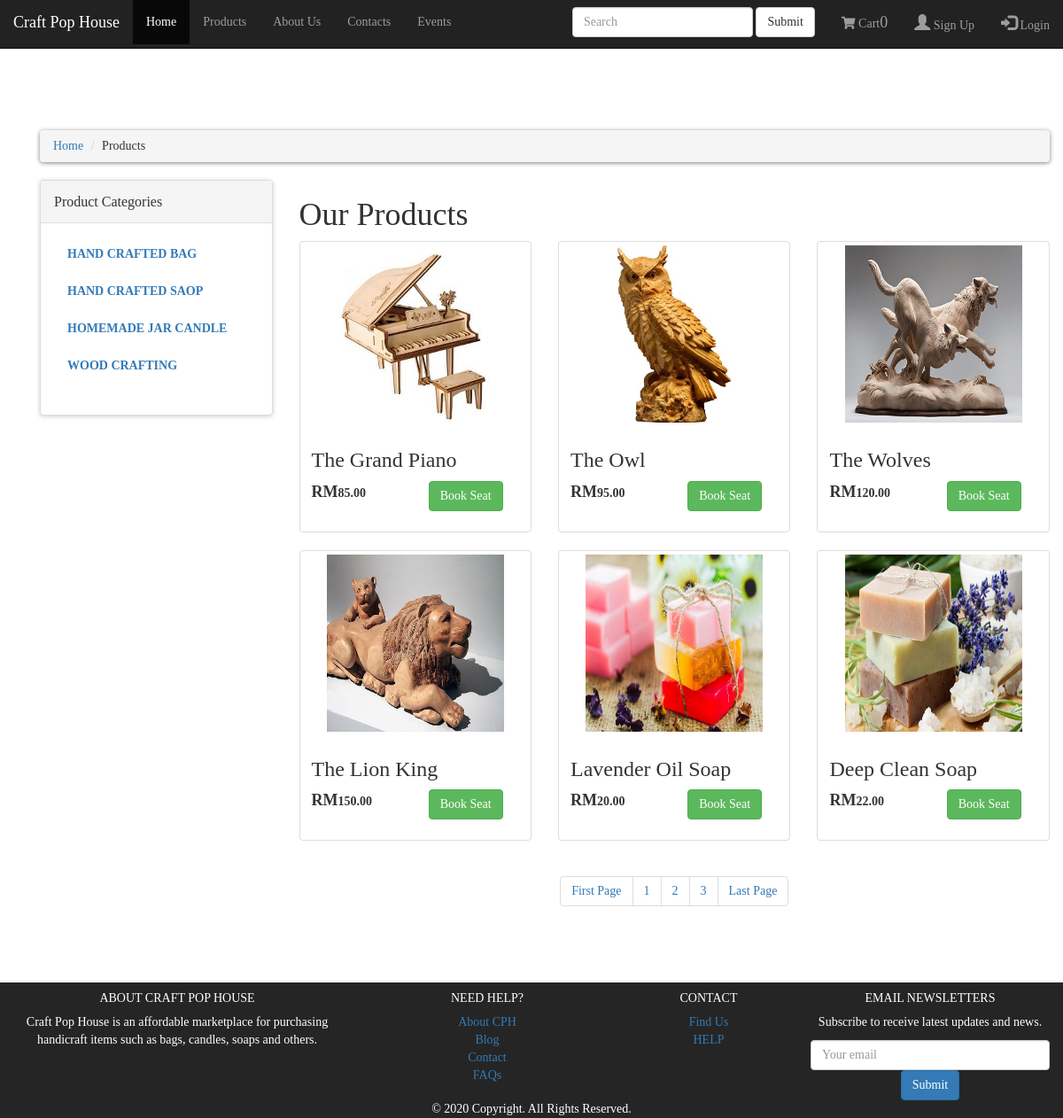
The page /products.php on the database as committed earlier.
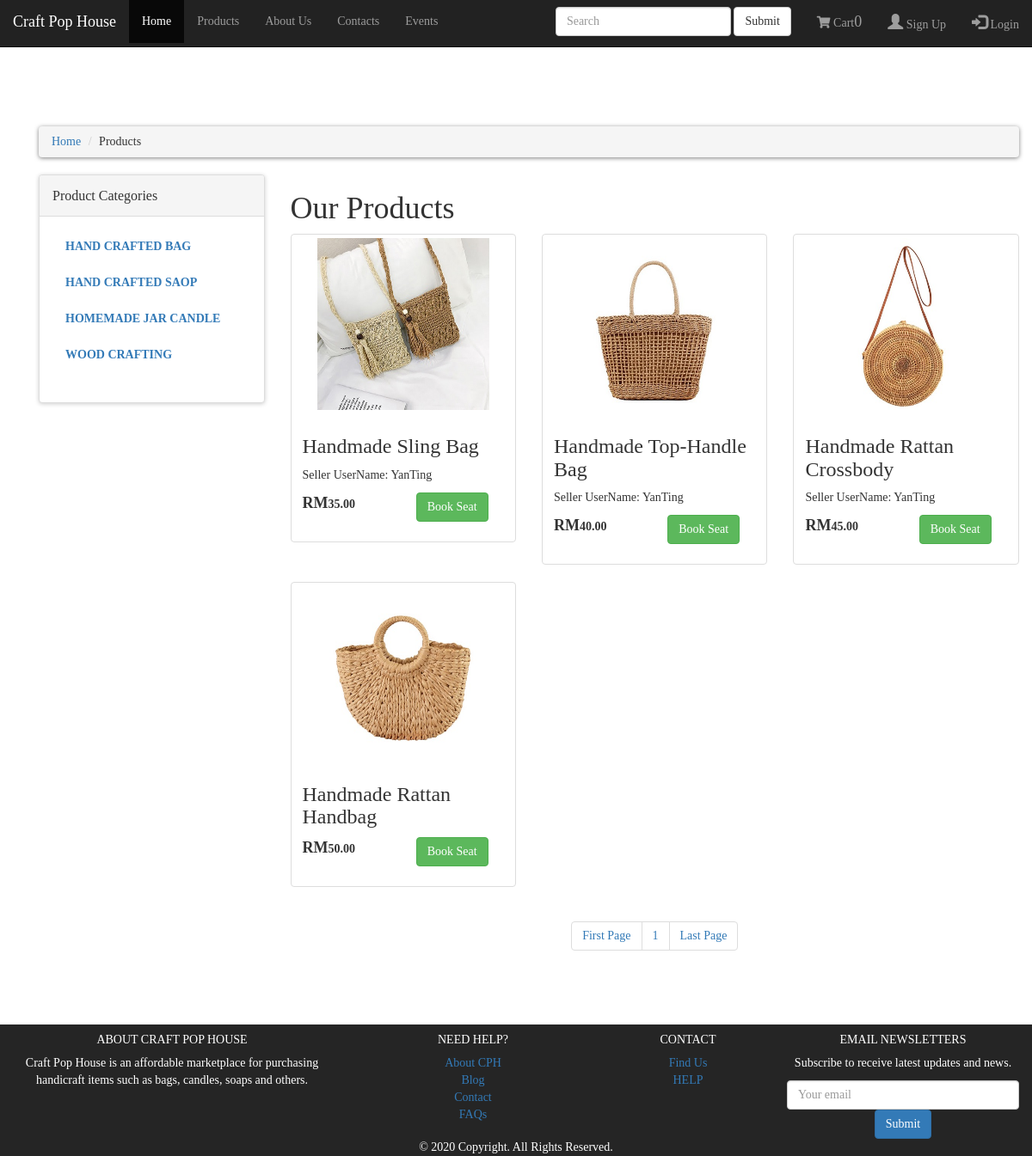
The same page on the database as committed later.
### tables this page shows
CREATE TABLE `products_categories` (
  `product_category_id` int(10) NOT NULL,
  `product_category_title` text NOT NULL,
  `product_category_desc` text NOT NULL
);

CREATE TABLE `products` (
  `product_id` int(11) NOT NULL,
  `seller_id` int(11) NOT NULL,
  `product_category_id` int(11) NOT NULL,
  `product_title` text NOT NULL,
  `product_img` text NOT NULL,
  `product_price` text NOT NULL,
  `product_description` text NOT NULL
);

CREATE TABLE `users` (
  `id` int(11) NOT NULL,
  `username` varchar(100) NOT NULL,
  `email` varchar(100) NOT NULL,
  `user_type` varchar(100) NOT NULL,
  `password` varchar(100) NOT NULL
);

### classes/cart.class.php (called while the page is built, shortened)
<?php
    class cart {
        private $cid;
        public $dbConn;
        function setCid($cid) { $this->cid = $cid; }
        public function __construct($conn) {
            $this->dbConn = $conn;
        }
        public function getAllCartItems() {
            $sql  = "SELECT c.*, p.product_price, p.product_img FROM cart c JOIN products p on c.pid = p.product_id WHERE cid = :cid";
            $stmt = $this->dbConn->prepare($sql);
            $stmt->bindParam('cid', $this->cid);
            $stmt->execute();
            $carts = $stmt->fetchAll(PDO::FETCH_ASSOC);
            return $carts;
        }
    }
?>

### classes/products.class.php (called while the page is built, shortened)
<?php
	class product {
		public $dbConn;
		public function __construct($conn) {
            $this->dbConn = $conn;
        }
		public function getAllProducts() {
			if(!isset($_GET['category'])){
							$per_page=6;
							if(isset($_GET['page']))
							{
								$page = $_GET['page'];
							}
								else{
								$page=1;
								$start_form =($page-1) * $per_page;
			$sql  = "SELECT * FROM products order by 1 DESC LIMIT $start_form,$per_page";
			$stmt = $this->dbConn->prepare($sql);
			$stmt->execute();
			$products = $stmt->fetchAll(PDO::FETCH_ASSOC);
			return $products;
								}
			}
		}
	}
 ?>

### products.php (the view, shortened to what this page needs)
<?php
	include("function.php");
?>
<!DOCTYPE html>
<html lang="en">
<head>
	<link rel="stylesheet" type="text/css" href="styles/category.css">
	<link href="styles/cart.css" rel="stylesheet" type="text/css">
	<link rel="stylesheet" href="https://maxcdn.bootstrapcdn.com/bootstrap/3.4.1/css/bootstrap.min.css">
    <link rel="stylesheet" href="https://cdnjs.cloudflare.com/ajax/libs/font-awesome/5.8.2/css/all.css" />
</head>
<body>
	<br>
	<br><br><br><br>
	<?php
		include "includes/nav_header.php";
	?>
	<div class="container">
		<?php
            $db   = new DbConnect();
            $conn = $db->connect();
		?>
		<div id="content">
			<div class='container'>
				<div class="row">
					<div class="col-md-10 col-md-offset-1">
					</div>
				<div class="col-md-12">
					<ul class="breadcrumb">
						<li><a href="code.php">Home</a></li>
						<li>Products</li>
					</ul>
				</div>
				<div class="col-md-3">
					<?php
					include("includes/sidebar.php");
					?>
				</div>
				<div class="col-md-9">
					<?php
						if(!isset($_GET['category'])){
						echo "
						<div class='box'>
							<h1>Our Products</h1>
						</div>
						";
						}
					?>
						<div class="row">
						<?php
							require 'classes/products.class.php';
							$objProduct = new product($conn);
							$products = $objProduct->getAllProducts();
							foreach ($products as $key => $product){
								if(!isset($_GET['category'])){
									$test = $product['seller_id'];
									$db = mysqli_connect('localhost', 'root', '', 'cph');
									$query = "SELECT * FROM users where id='$test'";
									$results = mysqli_query($db, $query);
							?>
							<div class="col-sm-6 col-md-4">
								<div class="thumbnail">
								  <img src="images/<?= $product['product_img']; ?>" alt="" style="width: 200px; height: 200px;">
								  <div class="caption">
									<h3><?= $product['product_title']; ?></h3>
									<?php
										while ($rows=mysqli_fetch_array($results)){
											$a = $rows['username'];
											echo "<p>Seller UserName: $a</p>";
										} ?>
									<p>
										<div class="row">
											<div class="col-sm-6 col-md-6">
												<strong> <span style="font-size: 18px;">RM</span><?= number_format( $product['product_price'], 2 ); ?></strong>
											</div>
											<div class="col-sm-6 col-md-6">
												<?php
													$disButton = "";
												 ?>
												<button id="cartBtn_<?=$product['product_id'];?>" <?php echo $disButton; ?> class="btn btn-success" onclick="addToCart(<?=$product['product_id'];?>, this.id); check_login(); " role="button">Book Seat</button>
											</div>
										</div>
									</p>
								  </div>
								</div>
							  </div>
							<?php }} ?>
						</div>
						<center>
							<ul class="pagination">
							<?php
							$per_page=6;
								$conn = mysqli_connect('localhost','root','','cph');
								$query = "SELECT * FROM products";
								$result = mysqli_query($conn,$query);
								$total = mysqli_num_rows($result);
								$num_pages = ceil($total / $per_page);
								echo "
								<li>
									<a href='products.php?page=1'>".'First Page'."</a>
								</li>
								";
								for ($page=1; $page<=$num_pages; $page++){
									echo "
								<li>
									<a href='products.php?page=" . $page . "'>" . $page . "</a>
								</li>
								";
								};
								echo "
								<li>
									<a href='products.php?page=$num_pages'>".'Last Page'."</a>
								</li>
								";
								?>
								</ul>
						</center>
				</div>
				</div>
			</div>
		</div>
	</div>
	<?php
		include "includes/footer.php";
	?>
</body>
</html>

### includes/nav_header.php (shortened to what this page needs)
<?php
	echo '<nav class="navbar navbar-fixed-top navbar-inverse">
			<div class="container-fluid">
				<div class="navbar-header">
				<a class="navbar-brand" href="index.php">Craft Pop House</a>
				</div>
				<ul class="nav navbar-nav">
					<li class="active"><a href="index.php">Home</a></li>
					<li><a href="products.php">Products</a></li>
					<li><a href="aboutus.php">About Us</a></li>
					<li><a href="contacts.php">Contacts</a></li>
					<li><a href="events.php">Events</a></li>
				</ul>';
				if(isset($_SESSION['user']))
				{
					echo '<ul class="nav navbar-nav navbar-right">
							  <li class="dropdown"><a class="dropdown-toggle" data-toggle="dropdown" href="#">'; echo $_SESSION["user"]["username"]; echo' <span class="caret"></span></a>
								<ul class="dropdown-menu">
								  <li><a href="#">Update Account</a></li>
								</ul>
							  </li>
							  <li><a href="logout.php"><span class="glyphicon glyphicon-log-in"></span> Sign Out</a></li>
						</ul>';
				}
				else
				{
					echo '<ul class="nav navbar-nav navbar-right">
							  <li><a href="registration.php"><span class="glyphicon glyphicon-user"></span> Sign Up</a></li>
							  <li><a href="login.php"><span class="glyphicon glyphicon-log-in"></span> Login</a></li>
						</ul>';
				}
				echo '<ul class="nav navbar-nav navbar-right">
						<li>
							<a href="cart.php" class="nav-item nav-link active">
							<i class="fas fa-shopping-cart"></i> Cart';
								$db   = new DbConnect();
								$conn = $db->connect();
								require 'classes/cart.class.php';
								$objCart = new cart($conn);
								$objCart->setCid($_SESSION['cid']);
								$cartItems = $objCart->getAllCartItems();
								$count = count($cartItems);
								echo "<span id=\"itemCount\" class=\"text-white\">$count</span>";
					echo '</a>
						</li>
					</ul>';
				echo '<form class="navbar-form navbar-right" action="/action_page.php">
						  <div class="form-group">
							<input type="text" class="form-control" placeholder="Search" name="search">
						  </div>
						  <button type="submit" class="btn btn-default">Submit</button>
					</form>';
			echo '</div>
		</nav>';
?>

### includes/sidebar.php
<div class="panel panel-default sidebar-menu">
	<div class="panel-heading">
		<h3 class="panel-title">Product Categories </h3>
	</div>
	<div class="panel-body">
		<ul class="nav nav-pills nav-stacked category-menu">
		<?php getCategory();?>
		</ul>
	</div>
</div>

### function.php (shortened to what this page needs)
<?php
	$connection=mysqli_connect('localhost','root','','cph');
	function getCategory()
	{
		global $connection;
		$get_category = "select * from products_categories";
		$run_category =mysqli_query($connection,$get_category);
		while($row_category=mysqli_fetch_array($run_category))
		{
			$category_id = $row_category['product_category_id'];
			$category_title = $row_category['product_category_title'];
			echo "
				<li>
					<a href='products.php?category=$category_id'>$category_title</a>
				</li>
			";
		}
	}
?>

### includes/footer.php
<?php
	echo '
	<footer class="page-footer font-small blue pt-4">
	  <div class="container-fluid text-center text-md-left">
		<div class="row">
			<div class="col-md-4 mt-md-0 mt-3" id="about">
			<h5 class="text-uppercase">About Craft Pop House</h5>
			<p>Craft Pop House is an affordable marketplace for purchasing handicraft items such as bags, candles, soaps and others.</p>
			</div>
			<div class="col-md-3">
			<h5 class="text-uppercase">Need Help?</h5>
			<ul class="list-unstyled">
			  <li>
				<a href="#!">About CPH</a>
			  </li>
			  <li>
				<a href="#!">Blog</a>
			  </li>
			  <li>
				<a href="#!">Contact</a>
			  </li>
			  <li>
				<a href="#!">FAQs</a>
			  </li>
			</ul>
		  </div>
		  <div class="col-md-2">
			<h5 class="text-uppercase">CONTACT</h5>
			<ul class="list-unstyled">
			  <li>
				<a href="#!">Find Us</a>
			  </li>
			  <li>
				<a href="#!">HELP</a>
			  </li>
			</ul>
		  </div>
		  <div class="col-md-3">
			<h5 class="text-uppercase">Email NewsLetters</h5>
			<p class="subscribe">Subscribe to receive latest updates and news.</p>
			<input type="text" class="form-control" placeholder="Your email"
			aria-label="Your email" aria-describedby="basic-addon2">
			<button class="btn btn-primary" id="submit-footer" type="submit">Submit</button>
		  </div>
		</div>
		</div>
		<div class="footer-copyright text-center py-3">© 2020 Copyright. All Rights Reserved.
		</div>
	</footer>
	';
?>

### styles/category.css (style rules this page uses)
* { font-family: Quicksand; }
body { background: #fff; }
.breadcrumb { margin-top: 4%; }
input { margin-bottom: 10px; }
footer { margin-top: 5%; background-color:#252525; color: white; }
.breadcrumb { padding:8px 15px; margin-bottom:20px; background:#ffffff; box-shadow:0px 1px 5px rgba(0,0,0, .5); border-radius:5px; }
.breadcrumb>li +li:before { content:">/00a0"; color:#cccccc; }
#content .panel.sidebar-menu { box-sizing:border-box; box-shadow:0px 1px 5px rgba(0,0,0, .2); }
#content .panel.sidebar-menu ul.nav.category-menu { margin-bottom:20px; }
#content .panel.sidebar-menu ul.nav.category-menu li a { text-transform:uppercase; font-weight:600; }
#content .panel.sidebar-menu h3 { padding:5px 0px; margin:0px; }

### styles/cart.css (style rules this page uses)
* { font-family: Quicksand; }
img { max-width: 100%; height: auto; background: lightblue; background: radial-gradient(white 30%, lightblue 70%); }
footer { margin-top: 5%; background-color:#252525; color: white; }
html, body { height: 100%; }
body { display: flex; flex-direction: column; }

### products.php (style rules this page uses)
.glyphicon, #itemCount { font-size: 18px; }

Rows that differ between the two databases and show on the page:
removed products: product_img (picture), product_title "The Grand Piano", product_price "85.00"
removed products: product_img (picture), product_title "The Owl", product_price "95.00"
removed products: product_img (picture), product_title "The Wolves", product_price "120.00"
removed products: product_img (picture), product_title "The Lion King", product_price "150.00"
removed products: product_img (picture), product_title "Lavender Oil Soap", product_price "20.00"
removed products: product_img (picture), product_title "Deep Clean Soap", product_price "22.00"
added products: product_img (picture), product_title "Handmade Sling Bag", product_price "35.00"
now on this page (row unchanged): users: username "YanTing"
added products: product_img (picture), product_title "Handmade Top-Handle Bag", product_price "40.00"
added products: product_img (picture), product_title "Handmade Rattan Crossbody", product_price "45.00"
added products: product_img (picture), product_title "Handmade Rattan Handbag", product_price "50.00"
Other text that changed with them:
list line gone: "2"
list line gone: "3"
